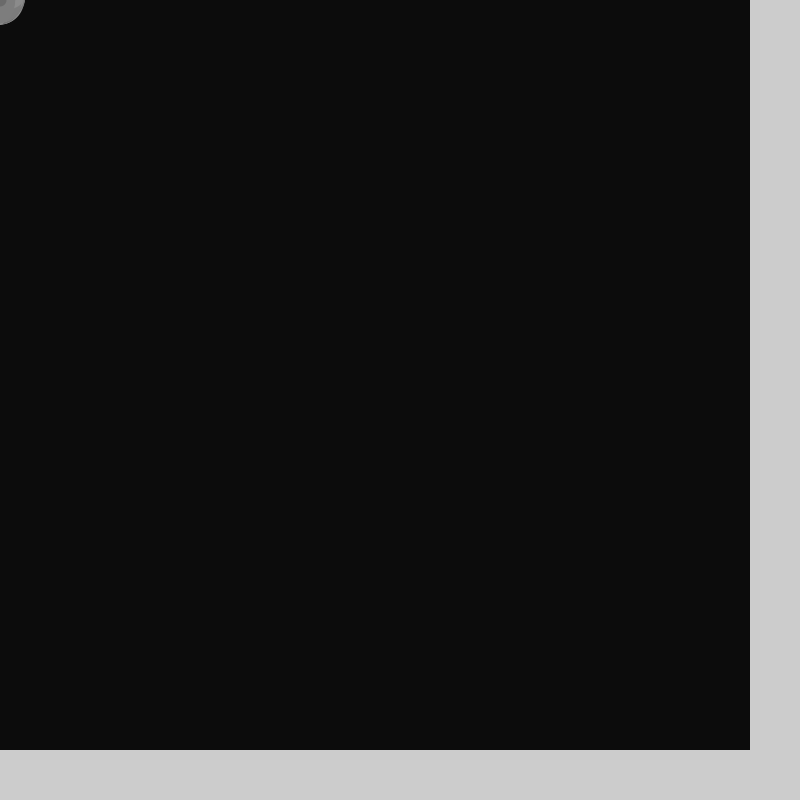
Frame 1 (no input)
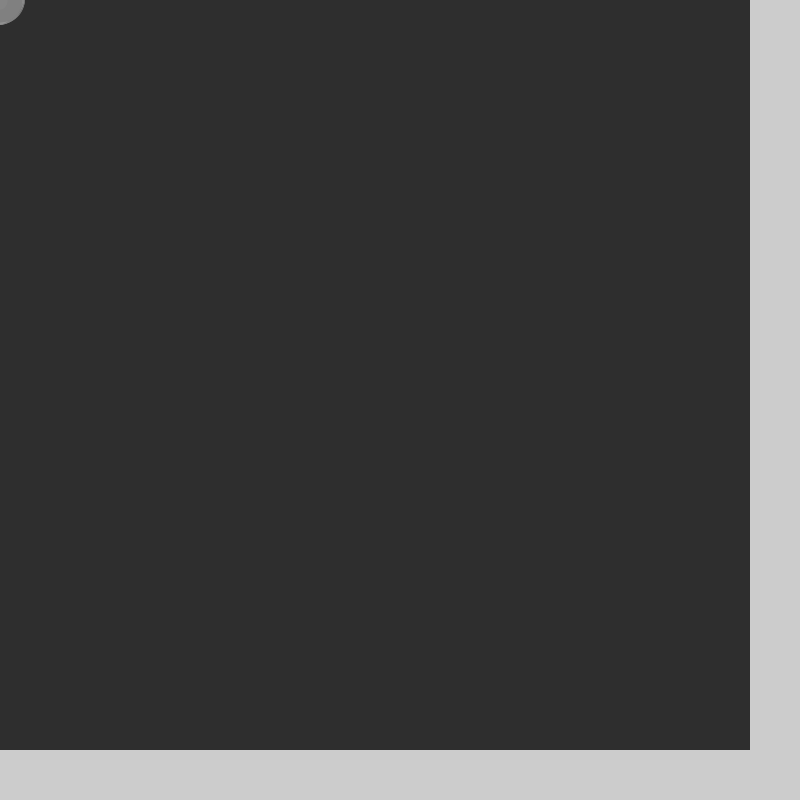
Frame 60 (the mouse pressed at the canvas centre just before this capture)
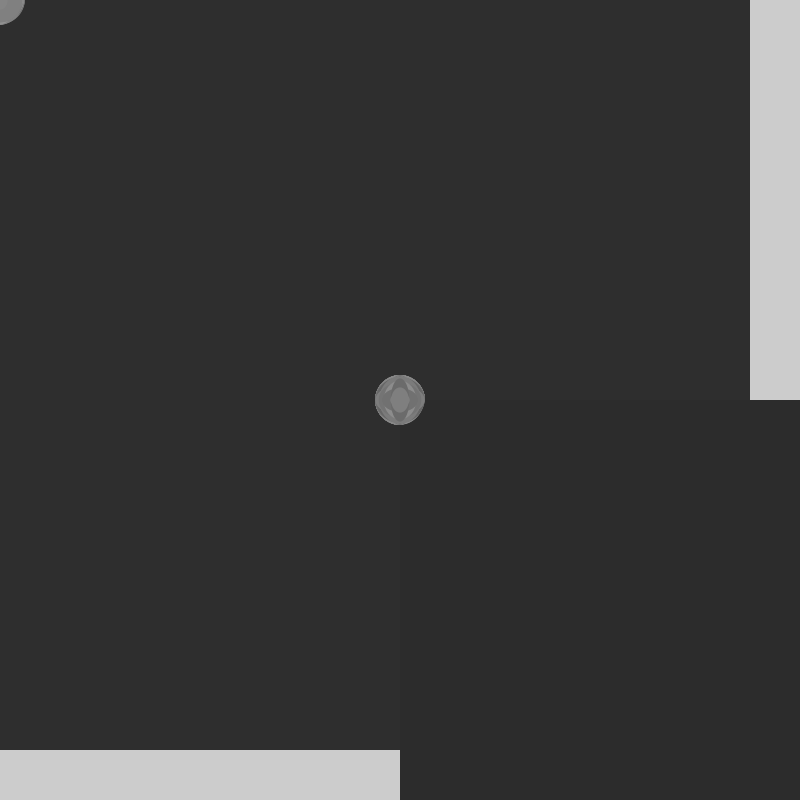
Frame 120 (the mouse held since frame 60 and released just before this capture)

The Processing sketch that drew these frames (run headless with seeded random() and noise(); from frame 60 on, the mouse is pressed at the canvas centre):

// Processing sketch: processing_139390
// ── processing_139390.pde

int i = 0;
int j = 0;

void setup(){
size (800,800); 

noStroke(); 



}

void draw(){

for (int i=0 ; i < width ; i = i+50){for (int j=0; j < height; j= j+50){fill(random(0,50));rect (mouseX,mouseY,50,50); }
}

for (int i=0 ; i < width ; i = i+50){for (int j=0; j < height; j= j+50){fill(random(0,50));rect (mouseY,mouseX,i,j); }
}

for (int i=0 ; i < width ; i = i+50){for (int j=0; j < height; j= j+50){fill(random(100,150));ellipse (mouseY,mouseX,random(10,50),random(10,50)); }
}


}
